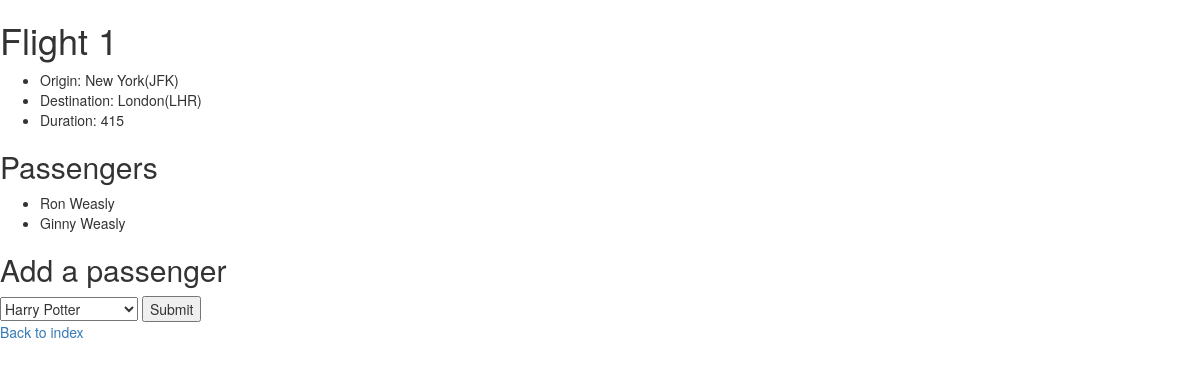
The page /flights/1 on the database its author committed.
### flights/models.py (models this page shows, shortened)
class Flight(models.Model):
    origin = models.ForeignKey(Airport, on_delete=models.CASCADE, related_name="depatures")
    destination =  models.ForeignKey(Airport, on_delete=models.CASCADE, related_name="arrivals")
    duration = models.IntegerField()

class Airport(models.Model):
    code = models.CharField(max_length=3)
    city = models.CharField(max_length=64)
    def __str__ (self):
        return f"{self.city}({self.code})"

class Passenger(models.Model):
    first = models.CharField(max_length=64)
    last = models.CharField(max_length=64)
    flights = models.ManyToManyField(Flight, blank=True, related_name="passengers")
    def __str__ (self):
        return f"{self.first} {self.last}"

### flights/views.py (the view)
# urls.py: path("<int:flight_id>", views.flight, name="flight"),
def flight(request, flight_id):
    flight = Flight.objects.get(pk=flight_id)
    return render(request, "flights/flight.html",{
        "flight": flight,
        "passengers": flight.passengers.all(),
        "non_passengers": Passenger.objects.exclude(flights=flight).all()
    })

### flights/templates/flights/flight.html (shortened to what this page needs)
{% extends "flights/layout.html" %} {% block body %}
<h1>Flight {{ flight.id }}</h1>
<ul>
  <li>Origin: {{ flight.origin }}</li>
  <li>Destination: {{ flight.destination }}</li>
  <li>Duration: {{ flight.duration }}</li>
</ul>
<h2>Passengers</h2>
<ul>
  {% for passenger in passengers %}
  <li>{{ passenger}}</li>
  {%empty%}
  <li>No passengers.</li>
  {% endfor %}
</ul>
<h2>Add a passenger</h2>
<form action="{% url 'flights:book' flight.id %}" method="post">
  <select name="passenger">
    {% for passenger in non_passengers %}
    <option value="{{ passenger.id }}">{{ passenger }}</option>
    {% endfor %}
  </select>
  <input type="submit" />
</form>
<a href="{% url 'flights:index' %}">Back to index</a>
{% endblock %}

### rows shown on the page
Flight: id "1", origin "New York(JFK)", destination "London(LHR)", duration "415"
Passenger: first+last "Ron Weasly"
Passenger: first+last "Ginny Weasly"

### other values the page prints
form field passenger "Harry Potter"
